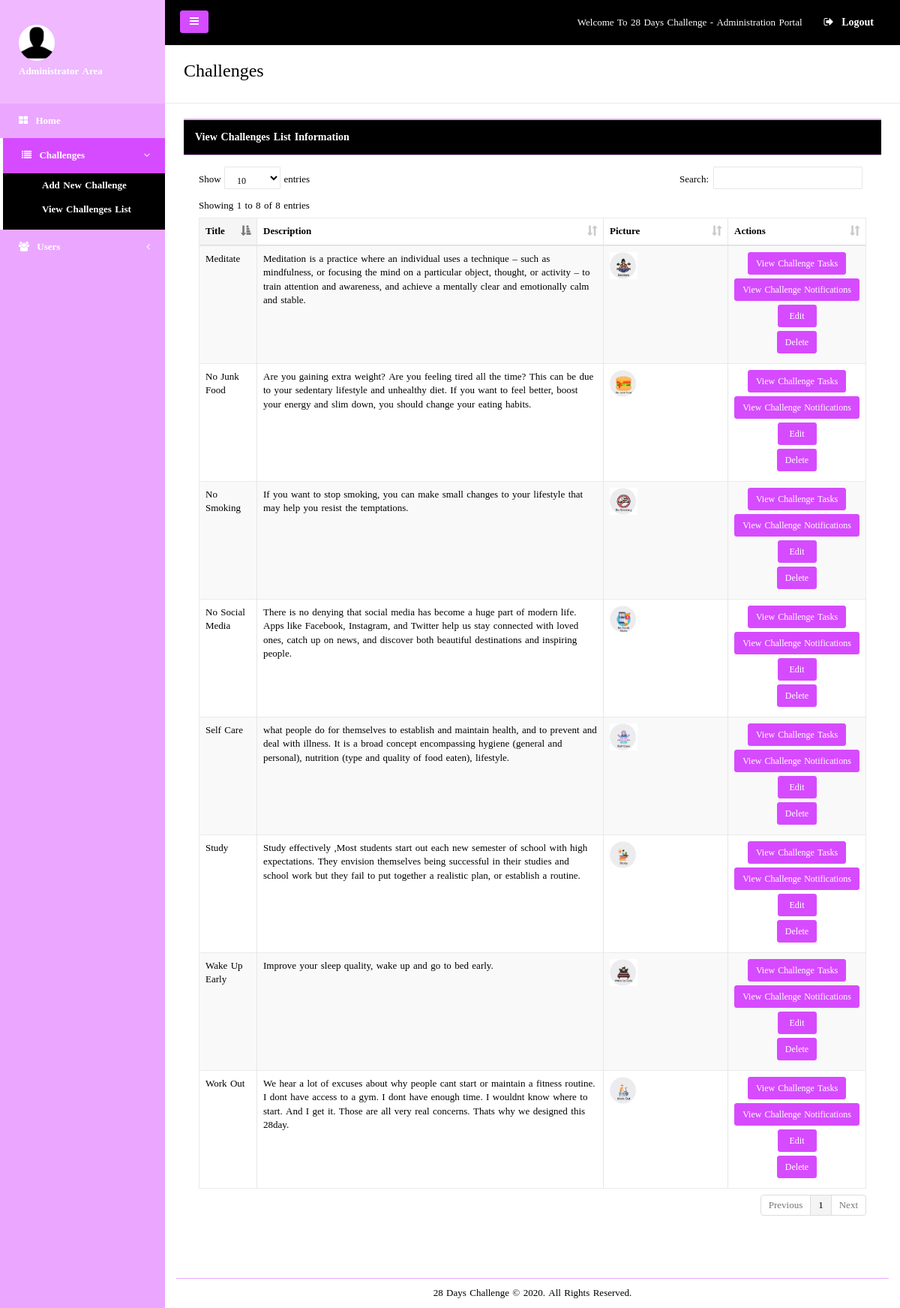
/Administrator/View_Challenges_List.php (signed in), run on the app's committed database.
### tables this page shows
CREATE TABLE `challenges` (
  `ID` int(20) NOT NULL,
  `Title` varchar(250) NOT NULL,
  `Description` varchar(250) NOT NULL,
  `Picture` varchar(250) NOT NULL
);

### Administrator/View_Challenges_List.php (the view, shortened to what this page needs)
<?php
include("../includes/config.php");
?>
<!DOCTYPE html>
<html>
<head>
   <link href="../css/bootstrap.min.css" rel="stylesheet">
	    <link href="../css/plugins/bootstrap/bootstrap.min.css" rel="stylesheet">
    <link href="../font-awesome/css/font-awesome.css" rel="stylesheet">
	    <link href="../css/plugins/dataTables/datatables.min.css" rel="stylesheet">
    <link href="../css/plugins/toastr/toastr.min.css" rel="stylesheet">
    <link href="../js/plugins/gritter/jquery.gritter.css" rel="stylesheet">
    <link href="../css/animate.css" rel="stylesheet">
    <link href="../css/style.css" rel="stylesheet">
</head>
<body style="back">
    <div id="wrapper">
        <nav class="navbar-default navbar-static-side" role="navigation">
            <div class="sidebar-collapse">
                <ul class="nav metismenu" id="side-menu">
                    <li class="nav-header">
                        <div class="dropdown profile-element"> <span>
                            <img alt="image" class="img-circle" src="../img/user.png" width="48" height="48"/>
                             </span>
                            <a data-toggle="dropdown" class="dropdown-toggle" href="#">
                            <span class="clear"> <span class="block m-t-xs"> <strong class="font-bold"><font color="#fff">Administrator Area</font></strong>
                        </div>
                    </li>
                    <li class="">
                        <a href="index.php"><i class="fa fa-th-large"></i> <span class="nav-label">Home</span></a>
                    </li>
					   <li class="active">
                        <a href="#"><i class="fa fa-list"></i> <span class="nav-label">Challenges</span><span class="fa arrow"></span></a>
                        <ul class="nav nav-second-level collapse">
                            <li><a href="Add_New_Challenge.php">Add New Challenge</a></li>
                            <li><a href="View_Challenges_List.php">View Challenges List</a></li>
                        </ul>
                    </li>
                       <li>
                        <a href="#"><i class="fa fa-users"></i> <span class="nav-label">Users</span><span class="fa arrow"></span></a>
                    </li>
                </ul>
            </div>
        </nav>
        <div id="page-wrapper" class="gray-bg dashbard-1">
        <div class="row border-bottom">
        <nav class="navbar navbar-static-top" role="navigation" style="margin-bottom: 0">
        <div class="navbar-header">
            <a class="navbar-minimalize minimalize-styl-2 btn btn-primary " href="#"><i class="fa fa-bars"></i> </a>
        </div>
            <ul class="nav navbar-top-links navbar-right">
                <li>
                    <span class="m-r-sm text-muted welcome-message">Welcome To 28 Days Challenge - Administration Portal</span>
                </li>
                <li>
                    <a href="Logout.php">
                        <i class="fa fa-sign-out"></i> Logout
                    </a>
                </li>
            </ul>
        </nav>
        </div>
        <div class="row wrapper border-bottom white-bg page-heading">
                <div class="col-lg-10">
                    <h2>Challenges</h2>
                </div>
                <div class="col-lg-2">
                </div>
            </div>
 <div class="wrapper wrapper-content animated fadeInRight">
            <div class="row">
                <div class="col-lg-12">
                <div class="ibox float-e-margins">
                    <div class="ibox-title">
                        <h5>View Challenges List Information</h5>
                    </div>
                          <div class="ibox-content">
                     <div class="table-responsive">
                    <table class="table table-striped table-bordered table-hover dataTables-example" >
                    <thead>
                    <tr>
                            <th>Title</th>
                            <th>Description</th>
                                           <th>Picture</th>
                        <th>Actions</th>
                    </tr>
                    </thead>
                    <tbody>
                    <?php
					$sql1 = mysqli_query($dbConn,"select * from challenges order by ID ASC");
					while ($row1 = mysqli_fetch_array($sql1)){
						$C_ID = $row1['ID'];
						$Title = $row1['Title'];
						$Description = $row1['Description'];
											$Picture = $row1['Picture'];
					?>
                    <tr class="grade">
                          <td><?php echo $Title; ?></td>
                          <td><?php echo $Description; ?></td>
                                        <td><img src="<?php echo $Picture; ?>" width="25%"/></td>
 <td><center>
   <a href="View_Challenge_Tasks.php?C_ID=<?php echo $C_ID; ?>" class="btn btn-primary btn-sm" role="button">View Challenge Tasks</a>
 <br>
 <a href="View_Challenge_Notifications.php?C_ID=<?php echo $C_ID; ?>" class="btn btn-primary btn-sm" role="button">View Challenge Notifications</a>
 <br>
 <a href="Edit_Challenge.php?C_ID=<?php echo $C_ID; ?>" style="width:52px" class="btn btn-primary btn-sm" role="button">Edit</a>
 <br>
 <a href="JavaScript:if(confirm('Are You Sure To Delete This Challenge ?')==true)
{window.location='Delete_Challenge.php?C_ID=<?php echo $C_ID; ?>';}" class="btn btn-primary btn-sm" role="button">Delete</a>
 </center></td>
 </tr>
                    <?php
					}
					?>
                    </tbody>
                    </table>
                        </div>
                        </div>
                    </div>
                </div>
                <div class="footer">
                    <div>
                         <center>28 Days Challenge © 2020. All Rights Reserved.</center>
                    </div>
                </div>
            </div>
        </div>
        </div>
        </div>
</body>
</html>

### Administrator/View_Challenges_List.php (style rules this page uses)
body { font-family: myFirstFont; }

### data on the page
challenges: Title "Meditate", Description "Meditation is a practice where an individual uses a technique – such as mindfulness, or focusing the mind on a particular object, thought, or activity – to train attention and awareness, and achieve a mentally clear and emotionally calm and stable.", Picture (picture)
challenges: Title "No Junk Food", Description "Are you gaining extra weight? Are you feeling tired all the time? This can be due to your sedentary lifestyle and unhealthy diet. If you want to feel better, boost your energy and slim down, you should change your eating habits.", Picture (picture)
challenges: Title "No Smoking", Description "If you want to stop smoking, you can make small changes to your lifestyle that may help you resist the temptations.", Picture (picture)
challenges: Title "No Social Media", Description "There is no denying that social media has become a huge part of modern life. Apps like Facebook, Instagram, and Twitter help us stay connected with loved ones, catch up on news, and discover both beautiful destinations and inspiring people.", Picture (picture)
challenges: Title "Self Care", Description "what people do for themselves to establish and maintain health, and to prevent and deal with illness. It is a broad concept encompassing hygiene (general and personal), nutrition (type and quality of food eaten), lifestyle.", Picture (picture)
challenges: Title "Study", Description "Study effectively ,Most students start out each new semester of school with high expectations. They envision themselves being successful in their studies and school work but they fail to put together a realistic plan, or establish a routine.", Picture (picture)
challenges: Title "Wake Up Early", Description "Improve your sleep quality, wake up and go to bed early.", Picture (picture)
challenges: Title "Work Out", Description "We hear a lot of excuses about why people cant start or maintain a fitness routine. I dont have access to a gym. I dont have enough time. I wouldnt know where to start. And I get it. Those are all very real concerns. Thats why we designed this 28day.", Picture (picture)
